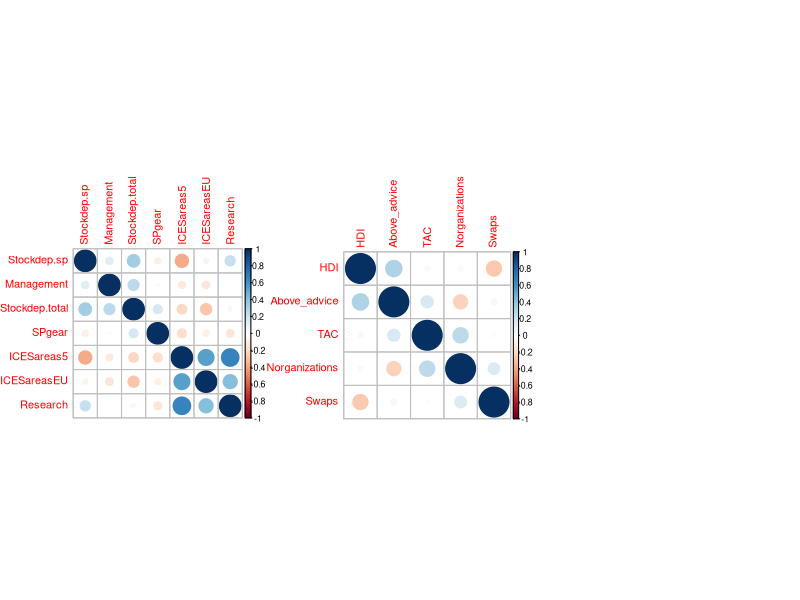

Generate this figure with R: (Note: this script raises an error after producing the figure.)
#' Reads data/ecological_indicators.csv, data/institutional_indicators.csv and 
#' data/socioeconomic_indicators.csv. Computes correlation matrices for each set of
#' indicators and plots the correlation matrices in Figures/Fig 4 SI.png

##### 1. LOAD PACKAGES AND DISPLAY VERSIONS #####

version                           
# platform       x86_64-apple-darwin13.4.0   
# arch           x86_64                      
# os             darwin13.4.0                
# system         x86_64, darwin13.4.0        
# status                                     
# major          3                           
# minor          3.0                         
# year           2016                        
# month          05                          
# day            03                          
# svn rev        70573                       
# language       R                           
# version.string R version 3.3.0 (2016-05-03)
# nickname       Supposedly Educational          

if(!require(gridExtra)){
  install.packages("gridExtra",dependencies = TRUE,repos='http://cran.us.r-project.org')
}
require(gridExtra)
packageVersion("gridExtra")
# [1] ‘2.2.1’

if(!require(corrplot)){
  install.packages("corrplot",dependencies = TRUE,repos='http://cran.us.r-project.org')
}
require(corrplot)
packageVersion("corrplot")
# [1] ‘0.77’

if(!require(data.table)){
  install.packages("data.table",dependencies = TRUE,repos='http://cran.us.r-project.org')
}
require(data.table)
packageVersion("data.table")
# [1] ‘1.10.4’

if(!require(tidyverse)){
  install.packages("tidyverse",dependencies = TRUE,repos='http://cran.us.r-project.org')
}
require(tidyverse)
packageVersion("tidyverse")
# [1] ‘1.2.1’



##### 2. READ DATA #####

# Read the data

eco_indicators <- fread("data/ecological_indicators.csv")
                            
ins_indicators <- fread("data/institutional_indicators 2.csv")
                            
soc_indicators <- fread("data/socioeconomic_indicators.csv")

##### 3. PLOT #####

png("Figures/Fig 4 SI.png",width=12.5,height = 4.5,units = "in",res=300)

par(mfrow = c(1, 3))

# socioeconomic correlations

soc_to_correlate <- soc_indicators %>% select(-SPECIES,-COUNTRIES,-STOCK)
soc_correlations <- cor(soc_to_correlate, use="pairwise.complete.obs")
p1 <- corrplot(soc_correlations, order ="AOE")


# institutional correlations

ins_to_correlate <- ins_indicators %>% select(-SPECIES,-COUNTRIES,-STOCK)
ins_correlations <- cor(ins_to_correlate, use="pairwise.complete.obs")
p2 <- corrplot(ins_correlations, order ="AOE")


# Ecological correlations

eco_to_correlate <- eco_indicators %>%
  mutate(SSBrecent=B_SSBrecent/SSB.average,SSBhistoric=B_SSBhistoric/SSB.average,Ftrend=B_Ftrend/F.average,Rtrend=B_Rtrend/R.average)  %>% 
  select(-SPECIES,-STOCK,-starts_with("B_"),-ends_with(".average"))
eco_correlations <- cor(eco_to_correlate, use="pairwise.complete.obs")
p3 <- corrplot(eco_correlations, order ="AOE")

par(mfrow=c(1,1))

dev.off()
